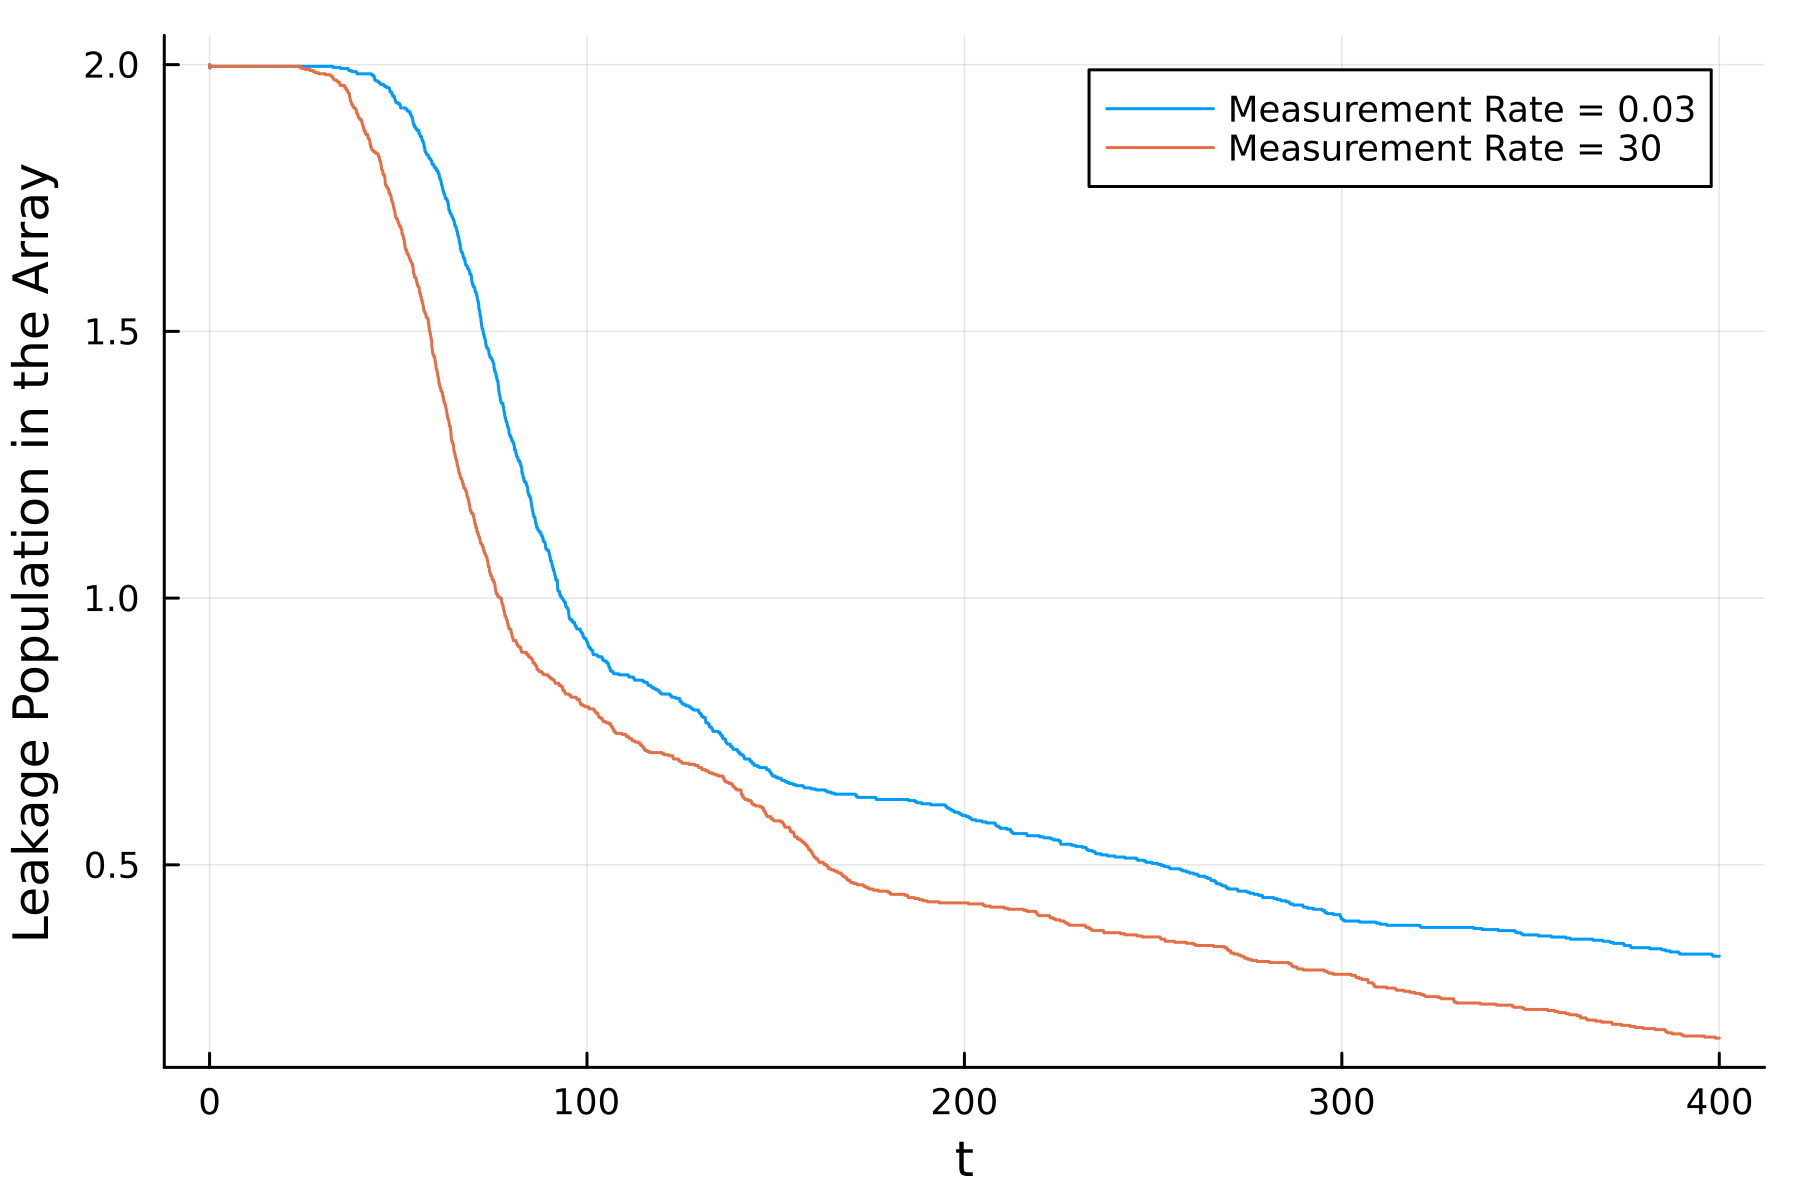

The Julia source for this figure:
using JLD2
using Plots

function make_plot()
    path = @__DIR__
    plotinfo = load(joinpath(dirname(path), "data.jld2"), "plotinfo")
    pl = plot(dpi = 300,
    xlabel = "t", 
    ylabel = "Leakage Population in the Array", 
    # ylims = (10^-5, 1)
    )
    for line in values(plotinfo.lines)
        gamma = parse(Float64, line.tag[8:end])
        if gamma != 0 && gamma != 0.1
            if gamma != 0.03
                gamma = Int(floor(gamma))
            end
            plot!(pl, line.x, line.y, label = "Measurement Rate = " * string(gamma))
        end
    end
    savefig(pl, joinpath(path, "paper_plot.png"))
    savefig(pl, joinpath(path, "paper_plot.svg"))
    return pl
end

make_plot()
